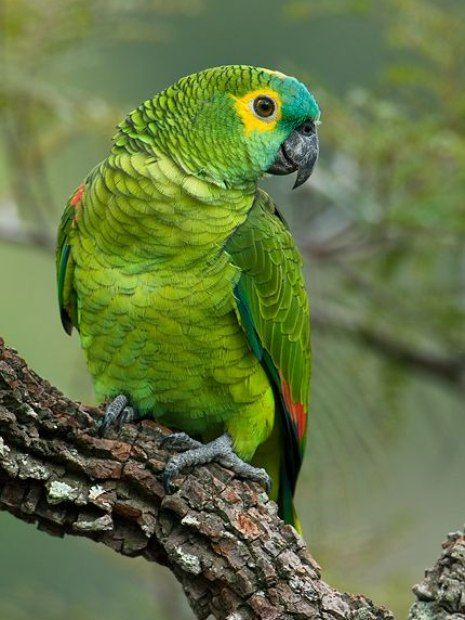
#> input picture parrot image.jpg, 465 x 620 px
$ python rotate.py
#> lines starting #> are read from the running program, lines starting #| are printed output that depends on the picture
import cv2
"""
M = cv2.getRotationMatrix2D(center, angle, scale)
rotated_image = cv2.warpAffine(image, M, (width, height))
angle in degrees
scale how much to zoom in or out
1.0 is same 0.5 is half and 2.0 is double
centre is passed generally width//1 and height//2
width and height is the new size of the image
"""
image=cv2.imread("parrot image.jpg")
#> image is the input picture: shape (620, 465, 3); mean B, G, R 68.3, 117.6, 100.4
(w,h)=image.shape[:2]
#> w = 620; h = 465
M=cv2.getRotationMatrix2D((w//2,h//2),105,1.0)
rotated=cv2.warpAffine(image,M,(w,h))
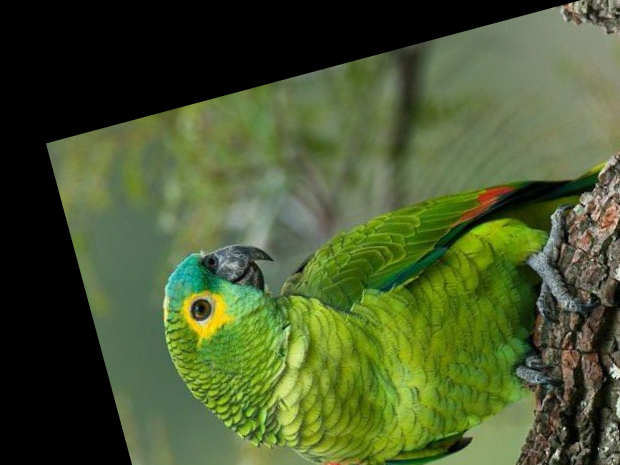
#> rotated: shape (465, 620, 3); mean B, G, R 47.7, 88.6, 73.7
cv2.imshow("rotated image",rotated)
cv2.waitKey(0)
cv2.destroyAllWindows()

"""
to flip an image or to image an image across a line
flipped=cv2.flip(image,flipole)
flip pole tells the opencv in which way to flip the image
0 for vertically ie top to bottom
1 for horizontally ie left to right
-1 for both
"""
flipped=cv2.flip(image,-1)
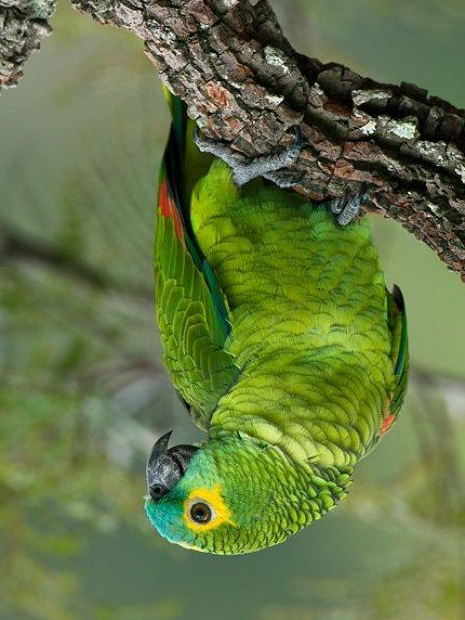
#> flipped: shape (620, 465, 3); mean B, G, R 68.3, 117.6, 100.4
cv2.imshow("flipped image",flipped)
cv2.waitKey(0)
cv2.destroyAllWindows()
